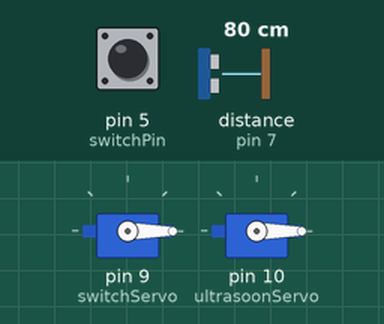
Bench run of a sketch on a simulated Arduino Uno, built with avr-gcc and run on an emulated ATmega328P. Parts: 2 × servo. The test bench sets the inputs (shaded band); at power-on: pin 5 (switchPin) HIGH, distance to the obstacle (sensor on pin 7) 80 cm. The echo pulse lasts 58.3 µs per cm.

Above: at 0.8 s.
0.9 s: pin 5 (switchPin) pulled LOW for 0.15 s
At 0.97 s:
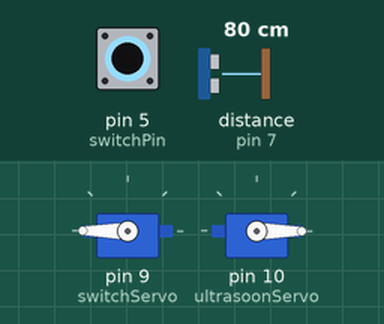
2.5 s: pin 5 (switchPin) pulled LOW for 3.2 s
At 6.9 s:
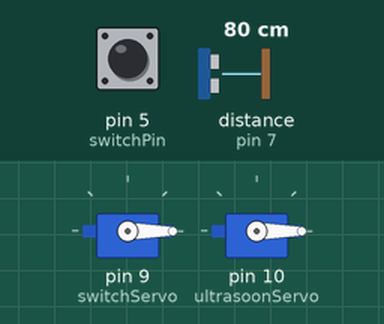
Timing chart, 0 to 8.4 s (numbered marks = the images above; inputs shaded):
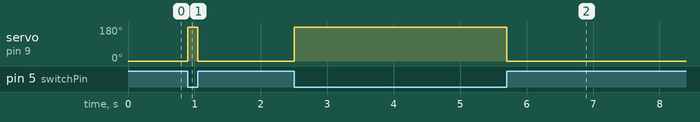

Measured:
- after the input at 0.9 s, servo on pin 9 (switchServo): 0° → 180° at once, → 0° 0.15 s later
- after the input at 2.5 s, servo on pin 9 (switchServo): 0° → 180° at once, → 0° 3.2 s later

The sketch:

tinhisProject.ino
```cpp
#include <Servo.h>

#define switchPin 5 // pin for the tumble switch
#define trigPin  6 // trig pin on the ultrasoon
#define echoPin  7 // echo pin on the ultrasoon

Servo switchServo;    // the switchServo sis the one whose arms put the tumble switch of
Servo ultrasoonServo; // the ultrasoonServo reachts of the ultrasoon

float distance = 0;   // variable to store the measured distance from the ultrasonic sensor
boolean tumbleState = false; //the state of the tumble switch
boolean switching = false; // used to control the state of the device and handle the delay of the servo rotation

const int switchAngleMax = 0;             //the max angle that the switch servo can extend
const int switchAngleMin = 180;            //the min angle that the switch servo can extend
const int ultrasoonAngleMax = 0;         //the max angle that the ultrasoon servo can extend
const int ultrasoonAngleMin = 180;        ///the min angle that the ultrasoon servo can extend
const int distanceMax = 50;              //the maximum distance away from the sensor where the ultrasoon servo will respond
const float threshold = 0.93; // percentage of the maximum travel of the ultrasoon servo where the servo arm should fully commit to pressing the switch
const float threshCommit = threshold * switchAngleMin; // the calculated angle when the servo arm should commit to pressing the switch

void setup() {
  Serial.begin(9600);
  switchServo.attach(9);
  ultrasoonServo.attach(10);
  switchServo.write(switchAngleMax);        //set initial position of the switch servo
  ultrasoonServo.write(ultrasoonAngleMin);  //set initial position of the ultrasoon servo
  pinMode(switchPin, INPUT_PULLUP); // a pullup resistor to not complicate the circuit
  pinMode(echoPin, INPUT);
  pinMode(trigPin, OUTPUT);

  // if the switch was already on when the device powers on, turn the switch off before entering the main loop
  if (digitalRead(switchPin) == HIGH) { // check if the switch is turned on when it was previously off

    switching = true;
    tumbleState = true;
    switchServo.write(switchAngleMax); // set position of switch arm to hit the switch back off
    ultrasoonServo.write(ultrasoonAngleMax); // retract the ultrasoon arm while the switch arm turns the switch off

    while (switching) { // don't do anything except wait for the arm to hit the switch

      if (digitalRead(switchPin) == LOW) { // check if the tumble switch is off yet

        tumbleState = false;
        switching = false;
        switchServo.write(switchAngleMin); // retract the top arm now that the switch is off
      }
    }
  }
}

void loop() {
  // put your main code here, to run repeatedly:
  if (digitalRead(switchPin) == HIGH) { // check if the switch was changed before the switch arm could do it

    switching = true;
    resetSwitch();
  }
  distance = getDistance();
  if (distance < distanceMax) { // update the motor position when its close enough

    updateUltraSoonArm();
    delay(15);
  }
  else {

    switchServo.write(switchAngleMin); // retract the switch arm
  }
}

// Restting the switch
void resetSwitch() {

  switchServo.write(switchAngleMax); // set position of switch arm to hit the switch
  while (switching == true) { // don't do anything except wait for the arm to hit the switch

    if (digitalRead(switchPin) == LOW) { // check if the switch is off yet

      tumbleState = false;
      switching = false;
      switchServo.write(switchAngleMin); // retract the switch arm now that the switch is off
    }
  }
}

// something I found online
int getDistance() {
  digitalWrite(trigPin, LOW);
  delayMicroseconds(5);
  digitalWrite(trigPin, HIGH);
  delayMicroseconds(10);
  digitalWrite(trigPin,LOW);
  float duration = pulseIn(echoPin, HIGH);
  float measuredDistance = duration/58.2;
  return measuredDistance;
}


void updateUltraSoonArm() {
  float motorPosition = map(distance, 0, distanceMax, ultrasoonAngleMax, ultrasoonAngleMin); // using a map to change the distance into a value that can be worked with
  Serial.println(motorPosition);
  if (distance < 7) {

    commit();
  } else {

    ultrasoonServo.write(motorPosition);
  }
}

// If the ultrasoon servo is over the treshold commit to pushing the button
void commit() {

  ultrasoonServo.write(ultrasoonAngleMax);
  while (!tumbleState) {
  Serial.println(tumbleState);
    if (digitalRead(switchPin) == HIGH) {
  Serial.println("help");
      tumbleState = true;
      switching = true;
      ultrasoonServo.write(ultrasoonAngleMin);
    }
  }
  resetSwitch();
}
```
